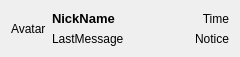
<?xml version="1.0" encoding="UTF-8"?>
<ui version="4.0">
 <class>DemoContactDelegateItem</class>
 <widget class="QWidget" name="DemoContactDelegateItem">
  <property name="geometry">
   <rect>
    <x>0</x>
    <y>0</y>
    <width>240</width>
    <height>57</height>
   </rect>
  </property>
  <property name="windowTitle">
   <string>Form</string>
  </property>
  <layout class="QHBoxLayout" name="layout_main">
   <item>
    <widget class="QLabel" name="label_avatar">
     <property name="sizePolicy">
      <sizepolicy hsizetype="Fixed" vsizetype="Preferred">
       <horstretch>0</horstretch>
       <verstretch>0</verstretch>
      </sizepolicy>
     </property>
     <property name="text">
      <string>Avatar</string>
     </property>
    </widget>
   </item>
   <item>
    <layout class="QVBoxLayout" name="layout_info">
     <item>
      <layout class="QHBoxLayout" name="layout_nickname">
       <item>
        <widget class="QLabel" name="label_nickname">
         <property name="font">
          <font>
           <pointsize>10</pointsize>
           <bold>true</bold>
          </font>
         </property>
         <property name="text">
          <string>NickName</string>
         </property>
        </widget>
       </item>
       <item>
        <widget class="QLabel" name="label_time">
         <property name="sizePolicy">
          <sizepolicy hsizetype="Fixed" vsizetype="Preferred">
           <horstretch>0</horstretch>
           <verstretch>0</verstretch>
          </sizepolicy>
         </property>
         <property name="text">
          <string>Time</string>
         </property>
         <property name="alignment">
          <set>Qt::AlignmentFlag::AlignRight|Qt::AlignmentFlag::AlignTrailing|Qt::AlignmentFlag::AlignVCenter</set>
         </property>
        </widget>
       </item>
      </layout>
     </item>
     <item>
      <layout class="QHBoxLayout" name="layout_message">
       <item>
        <widget class="QLabel" name="label_message">
         <property name="text">
          <string>LastMessage</string>
         </property>
        </widget>
       </item>
       <item>
        <widget class="QLabel" name="label_notice">
         <property name="sizePolicy">
          <sizepolicy hsizetype="Fixed" vsizetype="Preferred">
           <horstretch>0</horstretch>
           <verstretch>0</verstretch>
          </sizepolicy>
         </property>
         <property name="text">
          <string>Notice</string>
         </property>
         <property name="alignment">
          <set>Qt::AlignmentFlag::AlignRight|Qt::AlignmentFlag::AlignTrailing|Qt::AlignmentFlag::AlignVCenter</set>
         </property>
        </widget>
       </item>
      </layout>
     </item>
    </layout>
   </item>
  </layout>
 </widget>
 <resources/>
 <connections/>
</ui>
